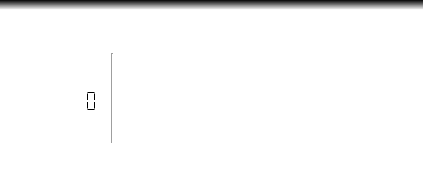
<?xml version="1.0" encoding="UTF-8"?>
<ui version="4.0">
 <class>TimeEventControlerWidget</class>
 <widget class="QWidget" name="TimeEventControlerWidget">
  <property name="geometry">
   <rect>
    <x>0</x>
    <y>0</y>
    <width>423</width>
    <height>196</height>
   </rect>
  </property>
  <property name="windowTitle">
   <string>TimeEventControlerWidget</string>
  </property>
  <property name="styleSheet">
   <string notr="true">QFrame#timeEventControler, QFrame#timeEventBar {
  background: qlineargradient(spread:pad, x1:0, y1:0, x2:0, y2:1, stop:0 rgba(0, 0, 0, 255), stop:0.05 rgba(255, 255, 255, 255));
}</string>
  </property>
  <layout class="QHBoxLayout" name="horizontalLayout" stretch="0,10">
   <property name="spacing">
    <number>0</number>
   </property>
   <property name="margin">
    <number>0</number>
   </property>
   <item>
    <widget class="QFrame" name="timeEventControler">
     <property name="minimumSize">
      <size>
       <width>128</width>
       <height>110</height>
      </size>
     </property>
     <property name="styleSheet">
      <string notr="true"/>
     </property>
     <layout class="QHBoxLayout" name="horizontalLayout_10">
      <property name="rightMargin">
       <number>9</number>
      </property>
      <item>
       <layout class="QVBoxLayout" name="verticalLayout_7">
        <property name="spacing">
         <number>0</number>
        </property>
        <property name="topMargin">
         <number>6</number>
        </property>
        <item>
         <layout class="QHBoxLayout" name="horizontalLayout_9">
          <property name="spacing">
           <number>0</number>
          </property>
          <item>
           <widget class="QPushButton" name="prevEventButton">
            <property name="toolTip">
             <string>Previous event</string>
            </property>
            <property name="styleSheet">
             <string notr="true">QPushButton:flat {
     border: none;
}</string>
            </property>
            <property name="text">
             <string/>
            </property>
            <property name="iconSize">
             <size>
              <width>14</width>
              <height>14</height>
             </size>
            </property>
            <property name="flat">
             <bool>true</bool>
            </property>
           </widget>
          </item>
          <item>
           <widget class="QPushButton" name="playButton">
            <property name="toolTip">
             <string>Play / pause</string>
            </property>
            <property name="styleSheet">
             <string notr="true">QPushButton:flat {
	border: none;
}</string>
            </property>
            <property name="text">
             <string/>
            </property>
            <property name="iconSize">
             <size>
              <width>20</width>
              <height>20</height>
             </size>
            </property>
            <property name="flat">
             <bool>true</bool>
            </property>
           </widget>
          </item>
          <item>
           <widget class="QPushButton" name="nextEventButton">
            <property name="toolTip">
             <string>Next event</string>
            </property>
            <property name="styleSheet">
             <string notr="true">QPushButton:flat {
     border: none;
}</string>
            </property>
            <property name="text">
             <string/>
            </property>
            <property name="iconSize">
             <size>
              <width>14</width>
              <height>14</height>
             </size>
            </property>
            <property name="flat">
             <bool>true</bool>
            </property>
           </widget>
          </item>
         </layout>
        </item>
        <item>
         <widget class="QLCDNumber" name="lcdNumber">
          <property name="frameShape">
           <enum>QFrame::NoFrame</enum>
          </property>
          <property name="frameShadow">
           <enum>QFrame::Plain</enum>
          </property>
          <property name="smallDecimalPoint">
           <bool>true</bool>
          </property>
          <property name="numDigits">
           <number>7</number>
          </property>
          <property name="segmentStyle">
           <enum>QLCDNumber::Flat</enum>
          </property>
          <property name="intValue" stdset="0">
           <number>0</number>
          </property>
         </widget>
        </item>
        <item>
         <layout class="QHBoxLayout" name="horizontalLayout_7">
          <item>
           <widget class="QPushButton" name="acquisitionOptionsButtonMenu">
            <property name="toolTip">
             <string>Acquisition options</string>
            </property>
            <property name="styleSheet">
             <string notr="true">QPushButton:flat {
     border: none;
}

QPushButton::menu-indicator {
     image: none;
}</string>
            </property>
            <property name="icon">
             <iconset resource="images.qrc">
              <normaloff>:/Resources/Images/acquisition_options.png</normaloff>:/Resources/Images/acquisition_options.png</iconset>
            </property>
            <property name="iconSize">
             <size>
              <width>24</width>
              <height>16</height>
             </size>
            </property>
            <property name="flat">
             <bool>true</bool>
            </property>
           </widget>
          </item>
          <item>
           <widget class="QPushButton" name="eventOptionsButtonMenu">
            <property name="toolTip">
             <string>Event options</string>
            </property>
            <property name="styleSheet">
             <string notr="true">QPushButton:flat {
     border: none;
}

QPushButton::menu-indicator {
     image: none;
}</string>
            </property>
            <property name="icon">
             <iconset resource="images.qrc">
              <normaloff>:/Resources/Images/event_options.png</normaloff>:/Resources/Images/event_options.png</iconset>
            </property>
            <property name="iconSize">
             <size>
              <width>24</width>
              <height>16</height>
             </size>
            </property>
            <property name="flat">
             <bool>true</bool>
            </property>
           </widget>
          </item>
         </layout>
        </item>
       </layout>
      </item>
      <item>
       <widget class="Line" name="line">
        <property name="sizePolicy">
         <sizepolicy hsizetype="Fixed" vsizetype="Fixed">
          <horstretch>0</horstretch>
          <verstretch>0</verstretch>
         </sizepolicy>
        </property>
        <property name="minimumSize">
         <size>
          <width>0</width>
          <height>90</height>
         </size>
        </property>
        <property name="orientation">
         <enum>Qt::Vertical</enum>
        </property>
       </widget>
      </item>
      <item>
       <layout class="QVBoxLayout" name="verticalLayout_6">
        <property name="spacing">
         <number>6</number>
        </property>
        <property name="topMargin">
         <number>6</number>
        </property>
        <item>
         <widget class="QPushButton" name="eventRightOptionsButtonMenu">
          <property name="toolTip">
           <string>Right event options</string>
          </property>
          <property name="styleSheet">
           <string notr="true">QPushButton:flat {
     border: none;
}

QPushButton::menu-indicator {
     image: none;
}</string>
          </property>
          <property name="text">
           <string/>
          </property>
          <property name="icon">
           <iconset resource="images.qrc">
            <normaloff>:/Resources/Images/event_right.png</normaloff>:/Resources/Images/event_right.png</iconset>
          </property>
          <property name="iconSize">
           <size>
            <width>24</width>
            <height>16</height>
           </size>
          </property>
          <property name="flat">
           <bool>true</bool>
          </property>
         </widget>
        </item>
        <item>
         <widget class="QPushButton" name="eventLeftOptionsButtonMenu">
          <property name="toolTip">
           <string>Left event options</string>
          </property>
          <property name="styleSheet">
           <string notr="true">QPushButton:flat {
     border: none;
}

QPushButton::menu-indicator {
     image: none;
}</string>
          </property>
          <property name="text">
           <string/>
          </property>
          <property name="icon">
           <iconset resource="images.qrc">
            <normaloff>:/Resources/Images/event_left.png</normaloff>:/Resources/Images/event_left.png</iconset>
          </property>
          <property name="iconSize">
           <size>
            <width>24</width>
            <height>16</height>
           </size>
          </property>
          <property name="flat">
           <bool>true</bool>
          </property>
         </widget>
        </item>
        <item>
         <widget class="QPushButton" name="eventGeneralOptionsButtonMenu">
          <property name="toolTip">
           <string>General event options</string>
          </property>
          <property name="styleSheet">
           <string notr="true">QPushButton:flat {
     border: none;
}

QPushButton::menu-indicator {
     image: none;
}</string>
          </property>
          <property name="text">
           <string/>
          </property>
          <property name="icon">
           <iconset resource="images.qrc">
            <normaloff>:/Resources/Images/event_general.png</normaloff>:/Resources/Images/event_general.png</iconset>
          </property>
          <property name="iconSize">
           <size>
            <width>24</width>
            <height>16</height>
           </size>
          </property>
          <property name="flat">
           <bool>true</bool>
          </property>
         </widget>
        </item>
        <item>
         <spacer name="verticalSpacer">
          <property name="orientation">
           <enum>Qt::Vertical</enum>
          </property>
          <property name="sizeType">
           <enum>QSizePolicy::Fixed</enum>
          </property>
          <property name="sizeHint" stdset="0">
           <size>
            <width>20</width>
            <height>15</height>
           </size>
          </property>
         </spacer>
        </item>
       </layout>
      </item>
     </layout>
    </widget>
   </item>
   <item>
    <widget class="TimeEventBarWidget" name="timeEventBar">
     <property name="mouseTracking">
      <bool>true</bool>
     </property>
     <property name="styleSheet">
      <string notr="true"/>
     </property>
    </widget>
   </item>
  </layout>
  <action name="actionPlaybackSpeedRealtime">
   <property name="checkable">
    <bool>true</bool>
   </property>
   <property name="text">
    <string>Realtime</string>
   </property>
  </action>
  <action name="actionPlaybackSpeed1_2">
   <property name="checkable">
    <bool>true</bool>
   </property>
   <property name="text">
    <string>1/2</string>
   </property>
  </action>
  <action name="actionPlaybackSpeed1_4">
   <property name="checkable">
    <bool>true</bool>
   </property>
   <property name="text">
    <string>1/4</string>
   </property>
  </action>
  <action name="actionPlaybackSpeed1_5">
   <property name="checkable">
    <bool>true</bool>
   </property>
   <property name="text">
    <string>1/5</string>
   </property>
  </action>
  <action name="actionPlaybackSpeed1_10">
   <property name="checkable">
    <bool>true</bool>
   </property>
   <property name="text">
    <string>1/10</string>
   </property>
  </action>
  <action name="actionPlaybackSpeedFullFrames">
   <property name="checkable">
    <bool>true</bool>
   </property>
   <property name="text">
    <string>Full frames</string>
   </property>
  </action>
  <action name="actionRemoveSelectedEvents">
   <property name="text">
    <string>Remove selected events</string>
   </property>
  </action>
  <action name="actionCropRegionOfInterest">
   <property name="text">
    <string>Crop Region of Interest</string>
   </property>
  </action>
  <action name="actionClearEvents">
   <property name="text">
    <string>Clear events</string>
   </property>
  </action>
  <action name="actionInsertRightFootStrike">
   <property name="text">
    <string>Insert Right Foot Strike</string>
   </property>
  </action>
  <action name="actionInsertRightFootOff">
   <property name="text">
    <string>Insert Right Foot Off</string>
   </property>
  </action>
  <action name="actionInsertRightOther">
   <property name="text">
    <string>Insert Right ...</string>
   </property>
  </action>
  <action name="actionRemoveAllRightFootStrike">
   <property name="text">
    <string>Remove all Right Foot Strike</string>
   </property>
  </action>
  <action name="actionRemoveAllRightFootOff">
   <property name="text">
    <string>Remove all Right Foot Off</string>
   </property>
  </action>
  <action name="actionInsertLeftFootStrike">
   <property name="text">
    <string>Insert Left Foot Strike</string>
   </property>
  </action>
  <action name="actionInsertLeftFootOff">
   <property name="text">
    <string>Insert Left Foot Off</string>
   </property>
  </action>
  <action name="actionInsertLeftOther">
   <property name="text">
    <string>Insert Left ...</string>
   </property>
  </action>
  <action name="actionRemoveAllLeftFootStrike">
   <property name="text">
    <string>Remove all Left Foot Strike</string>
   </property>
  </action>
  <action name="actionRemoveAllLeftFootOff">
   <property name="text">
    <string>Remove all Left Foot Off</string>
   </property>
  </action>
  <action name="actionInsertGeneralFootStrike">
   <property name="text">
    <string>Insert Foot Strike</string>
   </property>
  </action>
  <action name="actionInsertGeneralFootOff">
   <property name="text">
    <string>Insert Foot Off</string>
   </property>
  </action>
  <action name="actionInsertGeneralOther">
   <property name="text">
    <string>Insert ...</string>
   </property>
  </action>
  <action name="actionRemoveAllGeneralFootStrike">
   <property name="text">
    <string>Remove all General Foot Strike</string>
   </property>
  </action>
  <action name="actionRemoveAllGeneralFootOff">
   <property name="text">
    <string>Remove all General Foot Off</string>
   </property>
  </action>
  <action name="actionEditSelectedEvents">
   <property name="text">
    <string>Edit selected events</string>
   </property>
  </action>
 </widget>
 <customwidgets>
  <customwidget>
   <class>TimeEventBarWidget</class>
   <extends>QFrame</extends>
   <header>TimeEventBarWidget.h</header>
   <container>1</container>
  </customwidget>
 </customwidgets>
 <resources>
  <include location="images.qrc"/>
 </resources>
 <connections/>
</ui>
